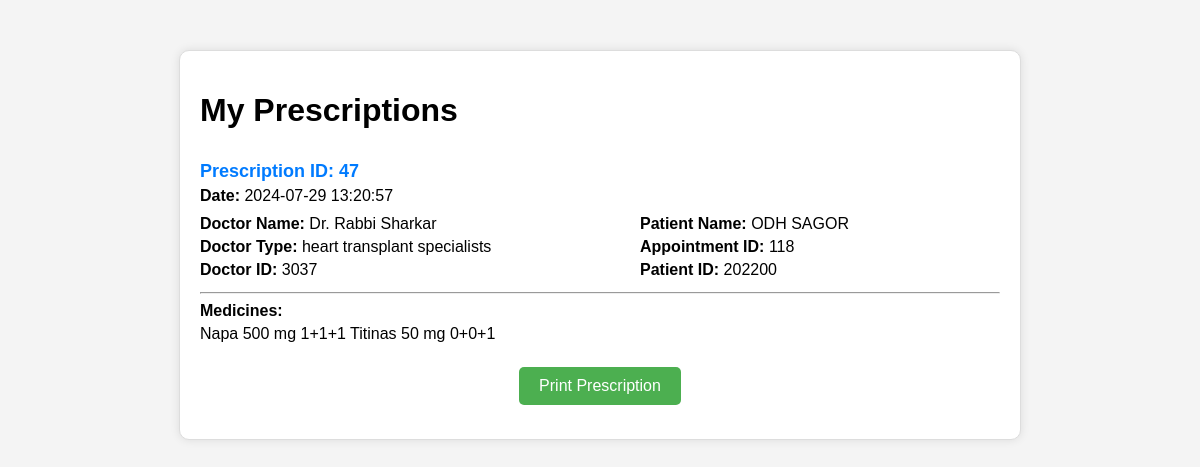
Page /mdobidulhuqsagor/patientViewPrescriptions.php (signed in) on the committed database.
### tables this page shows
CREATE TABLE `prescriptions` (
  `prescription_id` int(2) UNSIGNED ZEROFILL NOT NULL,
  `appointment_id` int(3) UNSIGNED ZEROFILL DEFAULT NULL,
  `doctor_id` int(4) UNSIGNED ZEROFILL DEFAULT NULL,
  `patient_id` int(6) UNSIGNED DEFAULT NULL,
  `doctor_name` varchar(255) DEFAULT NULL,
  `doctor_type` varchar(50) DEFAULT NULL,
  `patient_name` varchar(255) DEFAULT NULL,
  `prescription_text` text NOT NULL,
  `created_at` timestamp NOT NULL DEFAULT current_timestamp()
);

CREATE TABLE `doctorregistrations` (
  `doctor_id` int(4) UNSIGNED ZEROFILL NOT NULL,
  `title` varchar(10) NOT NULL,
  `first_name` varchar(50) NOT NULL,
  `last_name` varchar(50) NOT NULL,
  `dob` date NOT NULL,
  `gender` varchar(10) NOT NULL,
  `district` varchar(50) NOT NULL,
  `national_id` varchar(50) NOT NULL,
  `registration_number` varchar(50) NOT NULL,
  `doctor_type` varchar(50) NOT NULL,
  `mobile_number` varchar(20) NOT NULL,
  `email` varchar(100) NOT NULL,
  `password` varchar(255) NOT NULL,
  `approved` tinyint(1) NOT NULL
);

CREATE TABLE `appointments` (
  `appointment_id` int(3) UNSIGNED ZEROFILL NOT NULL,
  `patient_id` int(6) UNSIGNED ZEROFILL DEFAULT NULL,
  `doctor_id` int(4) UNSIGNED DEFAULT NULL,
  `first_name` varchar(100) DEFAULT NULL,
  `last_name` varchar(100) DEFAULT NULL,
  `email` varchar(100) DEFAULT NULL,
  `phone` varchar(20) DEFAULT NULL,
  `doctor_type` varchar(50) DEFAULT NULL,
  `doctor_name` varchar(100) DEFAULT NULL,
  `appointment_date` date DEFAULT NULL,
  `appointment_time` time DEFAULT NULL,
  `room_number` varchar(10) DEFAULT NULL,
  `fees` decimal(10,2) DEFAULT NULL
);

### mdobidulhuqsagor/patientViewPrescriptions.php (the view, shortened to what this page needs)
<?php
$servername = "localhost";
$username = "root";
$password = "";
$dbname = "Dmedic";
$pdo = new PDO("mysql:host=$servername;dbname=$dbname", $username, $password);
$pdo->setAttribute(PDO::ATTR_ERRMODE, PDO::ERRMODE_EXCEPTION);
$patient_id = $_SESSION['patient_id'];
$patient_name = $_SESSION['patient_name'];
$sql = $pdo->prepare("SELECT p.prescription_id, p.prescription_text, p.created_at, a.doctor_id, a.appointment_id, d.first_name AS doctor_first_name, d.last_name AS doctor_last_name, d.doctor_type
                      FROM prescriptions p
                      JOIN appointments a ON p.appointment_id = a.appointment_id
                      JOIN doctorRegistrations d ON a.doctor_id = d.doctor_id
                      WHERE p.patient_id = :patient_id");
$sql->bindParam(':patient_id', $patient_id, PDO::PARAM_INT);
$sql->execute();
$prescriptions = $sql->fetchAll(PDO::FETCH_ASSOC);
?>
<!DOCTYPE html>
<html lang="en">
<head>
</head>
<body>
    <div class="container">
        <h1>My Prescriptions</h1>
        <?php if (empty($prescriptions)) : ?>
            <p>No prescriptions found.</p>
        <?php else : ?>
            <?php foreach ($prescriptions as $prescription) : ?>
                <div class="prescription" id="prescription-<?php echo htmlspecialchars($prescription['prescription_id']); ?>">
                    <h3>Prescription ID: <?php echo htmlspecialchars($prescription['prescription_id']); ?></h3>
                    <p><strong>Date:</strong> <?php echo htmlspecialchars($prescription['created_at']); ?></p>
                    <div class="prescription-header">
                        <div class="left">
                            <p><strong>Doctor Name:</strong> Dr. <?php echo htmlspecialchars($prescription['doctor_first_name'] . ' ' . $prescription['doctor_last_name']); ?></p>
                            <p><strong>Doctor Type:</strong> <?php echo htmlspecialchars($prescription['doctor_type']); ?></p>
                            <p><strong>Doctor ID:</strong> <?php echo htmlspecialchars($prescription['doctor_id']); ?></p>
                        </div>
                        <div class="right">
                            <p><strong>Patient Name:</strong> <?php echo htmlspecialchars($patient_name); ?></p>
                            <p><strong>Appointment ID:</strong> <?php echo htmlspecialchars($prescription['appointment_id']); ?></p>
                            <p><strong>Patient ID:</strong> <?php echo htmlspecialchars($patient_id); ?></p>
                        </div>
                    </div>
                    <hr>
                    <p><strong>Medicines:</strong></p>
                    <p><?php echo htmlspecialchars($prescription['prescription_text']); ?></p>
                    <div class="buttons-container">
                        <button onclick="printPrescription(<?php echo htmlspecialchars($prescription['prescription_id']); ?>)">Print Prescription</button>
                    </div>
                </div>
            <?php endforeach; ?>
        <?php endif; ?>
    </div>
</body>
</html>

### mdobidulhuqsagor/patientViewPrescriptions.php (style rules this page uses)
body { font-family: Arial, sans-serif; margin: 0; padding: 0; background-color: #f4f4f4; }
.container { max-width: 800px; margin: 50px auto; padding: 20px; background-color: #fff; border: 1px solid #ddd; box-shadow: 0 0 10px rgba(0, 0, 0, 0.1); border-radius: 10px; }
.prescription { border-bottom: 1px solid #ddd; padding: 10px 0; position: relative; }
.prescription:last-child { border-bottom: none; }
.prescription-header { display: flex; justify-content: space-between; }
.prescription-header .left, .prescription-header .right { width: 45%; }
.prescription-header p { margin: 5px 0; }
.prescription h3 { margin: 0; font-size: 18px; color: #007bff; }
.prescription p { margin: 5px 0; }
.buttons-container { text-align: center; margin-top: 20px; }
.buttons-container button { background-color: #4CAF50; color: white; border: none; padding: 10px 20px; text-align: center; text-decoration: none; display: inline-block; font-size: 16px; margin: 4px 2px; cursor: pointer; border-radius: 5px; transition: background-color 0.3s; }

### rows in the picture
prescriptions: prescription_id "47", created_at "2024-07-29 13:20:57", doctor.last_name "Rabbi Sharkar", doctor.doctor_type "heart transplant specialists", appointment.doctor_id "3037", appointment.appointment_id "118", prescription_text "Napa 500 mg 1+1+1 Titinas 50 mg 0+0+1"
